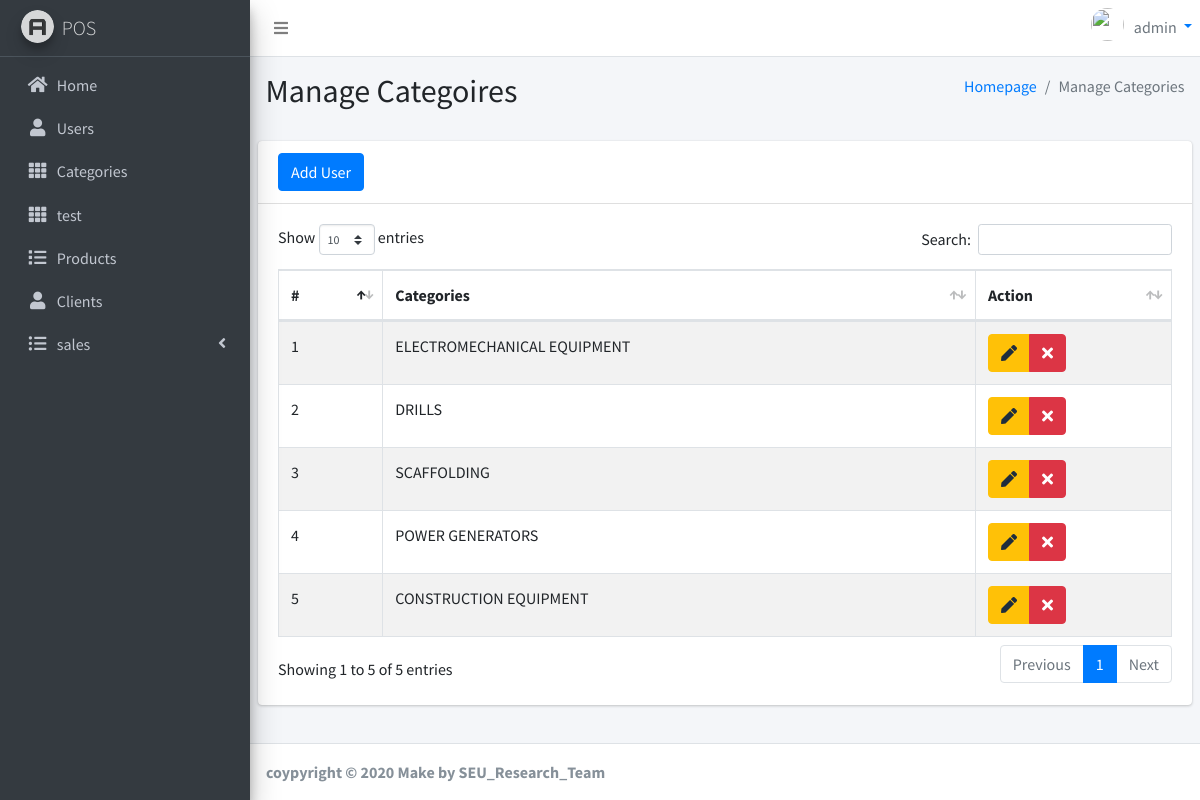
Page /categories.php (signed in) on the committed database.
### tables this page shows
CREATE TABLE `category` (
  `id` int(11) NOT NULL,
  `category` text NOT NULL,
  `date` timestamp NOT NULL DEFAULT current_timestamp() ON UPDATE current_timestamp()
);

### categories.php (the view, shortened to what this page needs)
<?php
include "header.php";
?>
<div class="content-wrapper">
    <section class="content-header">
        <div class="container-fluid">
            <div class="row mb-2">
                <div class="col-sm-6">
                    <h2>Manage Categoires</h2>
                </div>
                <div class="col-sm-6">
                    <ol class="breadcrumb float-sm-right">
                        <li class="breadcrumb-item"><a href="#"><i class="fa fa-dashboard"></i>Homepage</a></li>
                        <li class="breadcrumb-item active">Manage Categories</li>
                    </ol>
                </div>
            </div>
        </div>
    </section>
    <section class="content">
        <div class="card">
            <div class="card-header">
                <button class="btn btn-primary" data-toggle="modal" data-target="#modalAddCategory">
                    Add User
                </button>
            </div>
            <div class="card-body">
                <div class="box">
                    <table class="table table-bordered table-striped table-responsive-sm mydatatable">
                        <thead>
                        <tr>
                            <th>#</th>
                            <th>Categories</th>
                            <th>Action</th>
                        </tr>
                        </thead>
                        <tbody>
                        <?php
                        include "connection.php";
                        $query = "SELECT * FROM category";
                        $result = mysqli_query($conn, $query);
                        $count = 0;
                        while ($row = mysqli_fetch_assoc($result)){
                            $count++;
                        ?>
                        <tr>
                            <td><?= $count ?></td>
                            <td><?= $row['category'] ?></td>
                            <td>
                                <div class="btn-group">
                                    <button class="btn btn-warning" data-toggle="modal" data-target="#editCategoryModal-<?= $row['id'] ?>"><i class="fa fa-pen"></i></button>
                                    <a href="controllers/categoryDelete.controller.php?category_delete=<?= base64_encode($row['id']) ?>" class="btn btn-danger" onclick="return confirm('Are you sure to delete')"><i class="fa fa-times"></i></a>
                                </div>
                            </td>
                        </tr>
                            <?php
                        }
                            ?>
                        </tbody>
                    </table>
                </div>
            </div>
        </div>
    </section>
</div>
<?php
include "footer.php";
?>

### rows in the picture
category: category "ELECTROMECHANICAL EQUIPMENT"
category: category "DRILLS"
category: category "SCAFFOLDING"
category: category "POWER GENERATORS"
category: category "CONSTRUCTION EQUIPMENT"

### other values in the picture
$_SESSION['name'] "admin"
